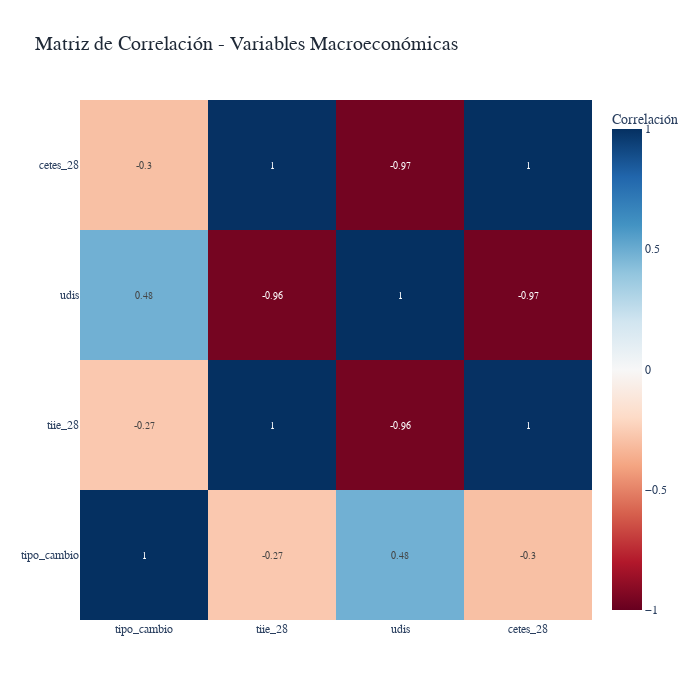

Notebook code for this chart:
### Code cell
# Correlation analysis
PlotCorrelationMatrix(
    rawData,
    columns=list(SERIES_IDS.values()),
    title="Matriz de Correlación - Variables Macroeconómicas",
    height=700,
    savePath='../results/03_correlation_matrix.html'
)

# ACF and PACF for exchange rate
PlotACFPACF(
    rawData['tipo_cambio'],
    lags=60,
    title="ACF y PACF - Tipo de Cambio USD/MXN",
    savePath='../results/04_acf_pacf.png'
)

### Figure 1 — Plotly figure (JSON) as saved in the notebook; plotly's stock layout.template omitted (floating-point values rounded to 4 significant figures)
{"data": [{"colorbar": {"title": {"text": "Correlación"}}, "colorscale": [[0, "rgb(103,0,31)"], [0.1, "rgb(178,24,43)"], [0.2, "rgb(214,96,77)"], [0.3, "rgb(244,165,130)"], [0.4, "rgb(253,219,199)"], [0.5, "rgb(247,247,247)"], [0.6, "rgb(209,229,240)"], [0.7, "rgb(146,197,222)"], [0.8, "rgb(67,147,195)"], [0.9, "rgb(33,102,172)"], [1, "rgb(5,48,97)"]], "text": [[1.0, -0.27, 0.48, -0.3], [-0.27, 1.0, -0.96, 1.0], [0.48, -0.96, 1.0, -0.97], [-0.3, 1.0, -0.97, 1.0]], "textfont": {"size": 10}, "texttemplate": "%{text}", "type": "heatmap", "x": ["tipo_cambio", "tiie_28", "udis", "cetes_28"], "y": ["tipo_cambio", "tiie_28", "udis", "cetes_28"], "z": [[1.0, -0.2701, 0.4839, -0.3006], [-0.2701, 1.0, -0.9622, 0.9954], [0.4839, -0.9622, 1.0, -0.9677], [-0.3006, 0.9954, -0.9677, 1.0]], "zmid": 0}], "layout": {"font": {"family": "Arial", "size": 12}, "height": 700, "title": {"font": {"color": "#1f2937", "size": 20}, "text": "Matriz de Correlación - Variables Macroeconómicas"}, "width": 700}}
